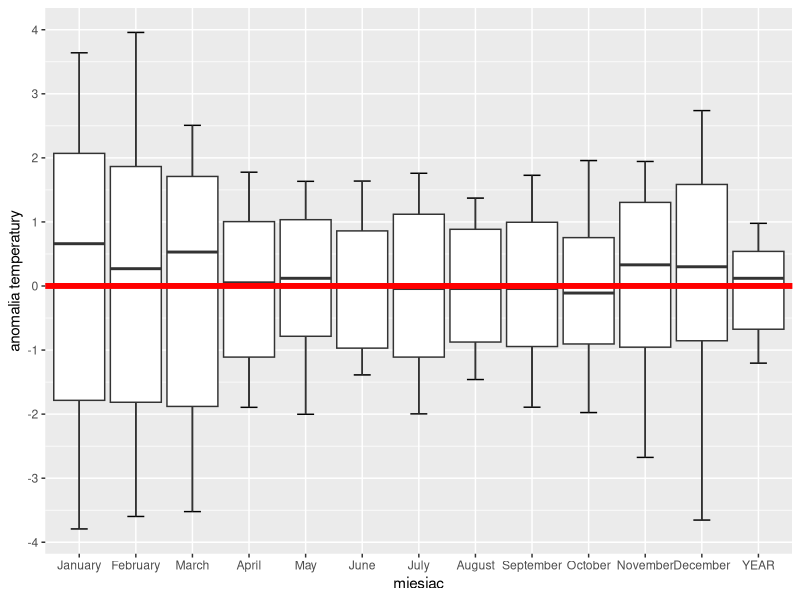
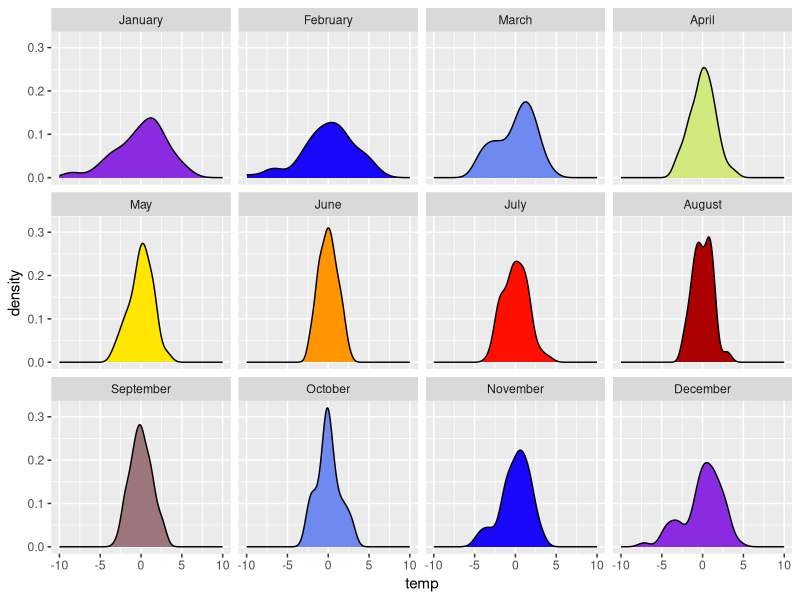

Generate these figures, in order, with R:
# boxplot
library(ggplot2)
library(reshape)
library(tidyverse)
library(RColorBrewer)
setwd("~/github/wstepdometod/")

dane <- read.table("klasyfikacja/polska.csv", dec=",",header=T) 
colnames(dane) <- c("rok", month.name, "DJF","MAM", "JJA", "SON", "YEAR")
dane2 <- as.data.frame(round(t(as.matrix(t(dane))-colMeans(dane, na.rm=T)),2))
dane2[,1] <- dane[,1]
dane3 <- select(dane2, -DJF:-SON) %>% gather(., miesiac, temp, -rok) 
dane3$rok <- as.factor(dane3$rok*-1)
dane3$miesiac <- as.factor(dane3$miesiac)
dane3$miesiac <- factor(dane3$miesiac, levels = c(month.name,"YEAR"))


f <- function(x) {
  r <- quantile(x, probs = c(0.1, 0.25, 0.5, 0.75, 0.9))
  names(r) <- c("ymin", "lower", "middle", "upper", "ymax")
  r
}


ggplot(dane3, aes(miesiac, temp))+ #geom_boxplot()+
  stat_summary(fun.data = f, geom="errorbar", width = 0.3) + 
  stat_summary(fun.data = f, geom="boxplot", position=position_dodge(width=5.5))+
  scale_y_continuous(name = "anomalia temperatury", breaks=seq(-5,5,1))+
  geom_hline(yintercept = 0, col='red', size=2)

dane3 <- dplyr::filter(dane3, miesiac!="YEAR")


kolory <-  colorRampPalette(colors = (c("blueviolet", "blue", "lightblue", "yellow", "orange","red","red4","lightblue", "blue","blueviolet")))(12)

ggplot(dane3, aes(temp, fill=miesiac))+ geom_density(show.legend = F)+
  facet_wrap(~miesiac, nrow=3)+
  scale_fill_manual(name="miesiąc:",  labels = month.abb, values = kolory)+
  scale_x_continuous(limits=c(-10,10))+
  theme(legend.key = NULL)
